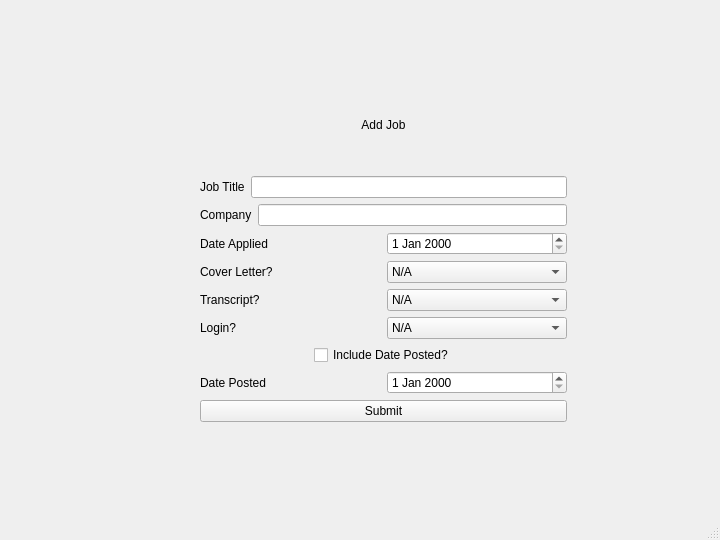
<?xml version="1.0" encoding="UTF-8"?>
<ui version="4.0">
 <class>MainWindow</class>
 <widget class="QMainWindow" name="MainWindow">
  <property name="enabled">
   <bool>true</bool>
  </property>
  <property name="geometry">
   <rect>
    <x>0</x>
    <y>0</y>
    <width>720</width>
    <height>540</height>
   </rect>
  </property>
  <property name="windowTitle">
   <string>MainWindow</string>
  </property>
  <widget class="QWidget" name="centralwidget">
   <widget class="QWidget" name="verticalLayoutWidget">
    <property name="geometry">
     <rect>
      <x>200</x>
      <y>80</y>
      <width>367</width>
      <height>342</height>
     </rect>
    </property>
    <layout class="QVBoxLayout" name="add_Job">
     <item>
      <widget class="QLabel" name="addJobLabel">
       <property name="text">
        <string>Add Job</string>
       </property>
       <property name="alignment">
        <set>Qt::AlignmentFlag::AlignCenter</set>
       </property>
      </widget>
     </item>
     <item>
      <layout class="QHBoxLayout" name="row_1">
       <item>
        <widget class="QLabel" name="jobTitleLabel">
         <property name="text">
          <string>Job Title</string>
         </property>
        </widget>
       </item>
       <item>
        <widget class="QLineEdit" name="jobTitleLineEdit"/>
       </item>
      </layout>
     </item>
     <item>
      <layout class="QHBoxLayout" name="row_2">
       <item>
        <widget class="QLabel" name="companyNameLabel">
         <property name="text">
          <string>Company</string>
         </property>
        </widget>
       </item>
       <item>
        <widget class="QLineEdit" name="companyNameLineEdit"/>
       </item>
      </layout>
     </item>
     <item>
      <layout class="QHBoxLayout" name="row_3">
       <item>
        <widget class="QLabel" name="dateAppliedLabel">
         <property name="text">
          <string>Date Applied</string>
         </property>
        </widget>
       </item>
       <item>
        <widget class="QDateEdit" name="dateAppliedDateEdit"/>
       </item>
      </layout>
     </item>
     <item>
      <layout class="QHBoxLayout" name="row_4">
       <item>
        <widget class="QLabel" name="coverLetterLabel">
         <property name="text">
          <string>Cover Letter?</string>
         </property>
        </widget>
       </item>
       <item>
        <widget class="QComboBox" name="coverLetterComboBox">
         <property name="currentIndex">
          <number>2</number>
         </property>
         <item>
          <property name="text">
           <string>Yes</string>
          </property>
         </item>
         <item>
          <property name="text">
           <string>No</string>
          </property>
         </item>
         <item>
          <property name="text">
           <string>N/A</string>
          </property>
         </item>
        </widget>
       </item>
      </layout>
     </item>
     <item>
      <layout class="QHBoxLayout" name="row_5">
       <item>
        <widget class="QLabel" name="transcriptLabel">
         <property name="text">
          <string>Transcript?</string>
         </property>
        </widget>
       </item>
       <item>
        <widget class="QComboBox" name="transcriptComboBox">
         <property name="currentIndex">
          <number>2</number>
         </property>
         <item>
          <property name="text">
           <string>Yes</string>
          </property>
         </item>
         <item>
          <property name="text">
           <string>No</string>
          </property>
         </item>
         <item>
          <property name="text">
           <string>N/A</string>
          </property>
         </item>
        </widget>
       </item>
      </layout>
     </item>
     <item>
      <layout class="QHBoxLayout" name="row_6">
       <item>
        <widget class="QLabel" name="loginLabel">
         <property name="text">
          <string>Login?</string>
         </property>
        </widget>
       </item>
       <item>
        <widget class="QComboBox" name="loginComboBox">
         <property name="currentIndex">
          <number>2</number>
         </property>
         <item>
          <property name="text">
           <string>Yes</string>
          </property>
         </item>
         <item>
          <property name="text">
           <string>No</string>
          </property>
         </item>
         <item>
          <property name="text">
           <string>N/A</string>
          </property>
         </item>
        </widget>
       </item>
      </layout>
     </item>
     <item>
      <layout class="QHBoxLayout" name="row_7" stretch="4,1,4">
       <item>
        <spacer name="horizontalSpacer">
         <property name="orientation">
          <enum>Qt::Orientation::Horizontal</enum>
         </property>
         <property name="sizeHint" stdset="0">
          <size>
           <width>40</width>
           <height>20</height>
          </size>
         </property>
        </spacer>
       </item>
       <item>
        <widget class="QCheckBox" name="datePosedCheckBox">
         <property name="text">
          <string>Include Date Posted?</string>
         </property>
         <property name="tristate">
          <bool>false</bool>
         </property>
        </widget>
       </item>
       <item>
        <spacer name="horizontalSpacer_2">
         <property name="orientation">
          <enum>Qt::Orientation::Horizontal</enum>
         </property>
         <property name="sizeHint" stdset="0">
          <size>
           <width>40</width>
           <height>20</height>
          </size>
         </property>
        </spacer>
       </item>
      </layout>
     </item>
     <item>
      <layout class="QHBoxLayout" name="row_8" stretch="0,0">
       <item>
        <widget class="QLabel" name="datePostedLabel">
         <property name="enabled">
          <bool>true</bool>
         </property>
         <property name="text">
          <string>Date Posted</string>
         </property>
        </widget>
       </item>
       <item>
        <widget class="QDateEdit" name="datePostedDateEdit">
         <property name="enabled">
          <bool>true</bool>
         </property>
        </widget>
       </item>
      </layout>
     </item>
     <item>
      <widget class="QPushButton" name="submitButton">
       <property name="text">
        <string>Submit</string>
       </property>
      </widget>
     </item>
    </layout>
   </widget>
  </widget>
  <widget class="QStatusBar" name="statusbar"/>
 </widget>
 <resources/>
 <connections/>
</ui>
